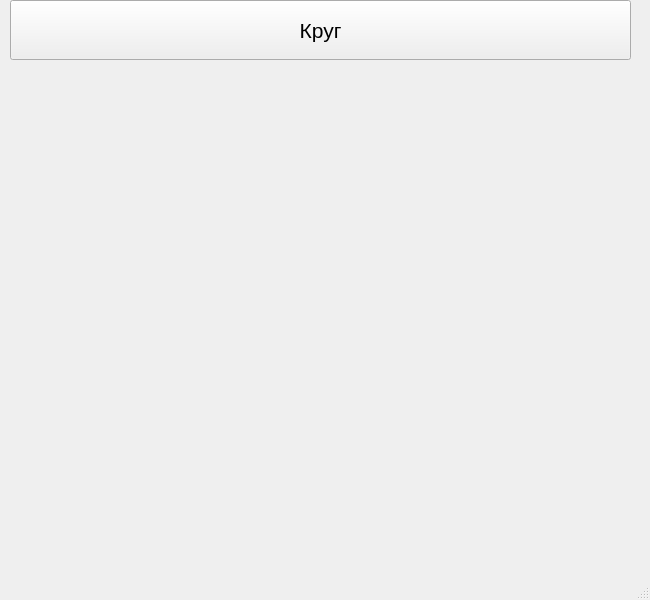
<?xml version="1.0" encoding="UTF-8"?>
<ui version="4.0">
 <class>MainWindow</class>
 <widget class="QMainWindow" name="MainWindow">
  <property name="geometry">
   <rect>
    <x>0</x>
    <y>0</y>
    <width>650</width>
    <height>600</height>
   </rect>
  </property>
  <property name="windowTitle">
   <string>Git и желтые окружности</string>
  </property>
  <widget class="QWidget" name="centralwidget">
   <widget class="QPushButton" name="pushButton">
    <property name="geometry">
     <rect>
      <x>10</x>
      <y>0</y>
      <width>621</width>
      <height>60</height>
     </rect>
    </property>
    <property name="font">
     <font>
      <pointsize>16</pointsize>
     </font>
    </property>
    <property name="text">
     <string>Круг</string>
    </property>
   </widget>
  </widget>
  <widget class="QMenuBar" name="menubar">
   <property name="geometry">
    <rect>
     <x>0</x>
     <y>0</y>
     <width>650</width>
     <height>31</height>
    </rect>
   </property>
  </widget>
  <widget class="QStatusBar" name="statusbar"/>
 </widget>
 <resources/>
 <connections/>
</ui>
